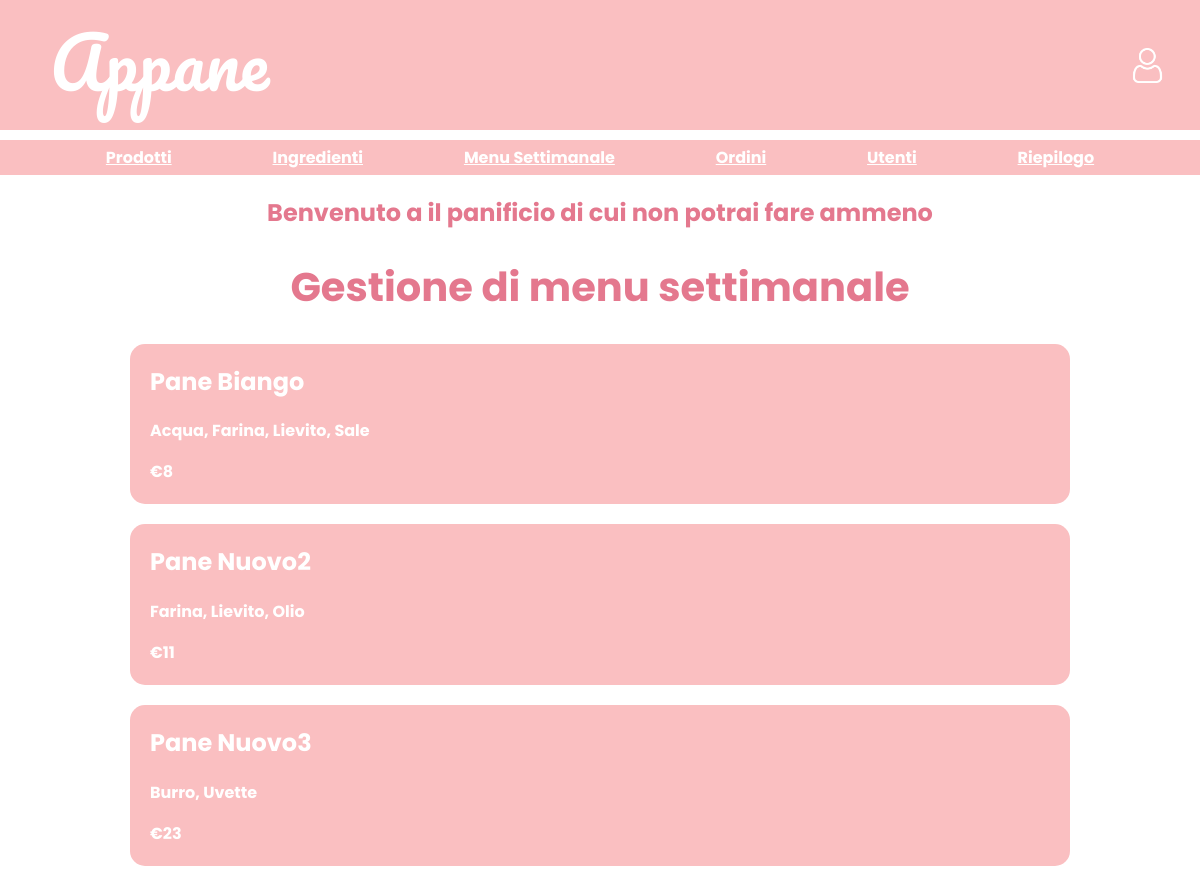
Before: /BACK/managementWeeklyMenu/managementWeeklyMenu.php with the older database file.
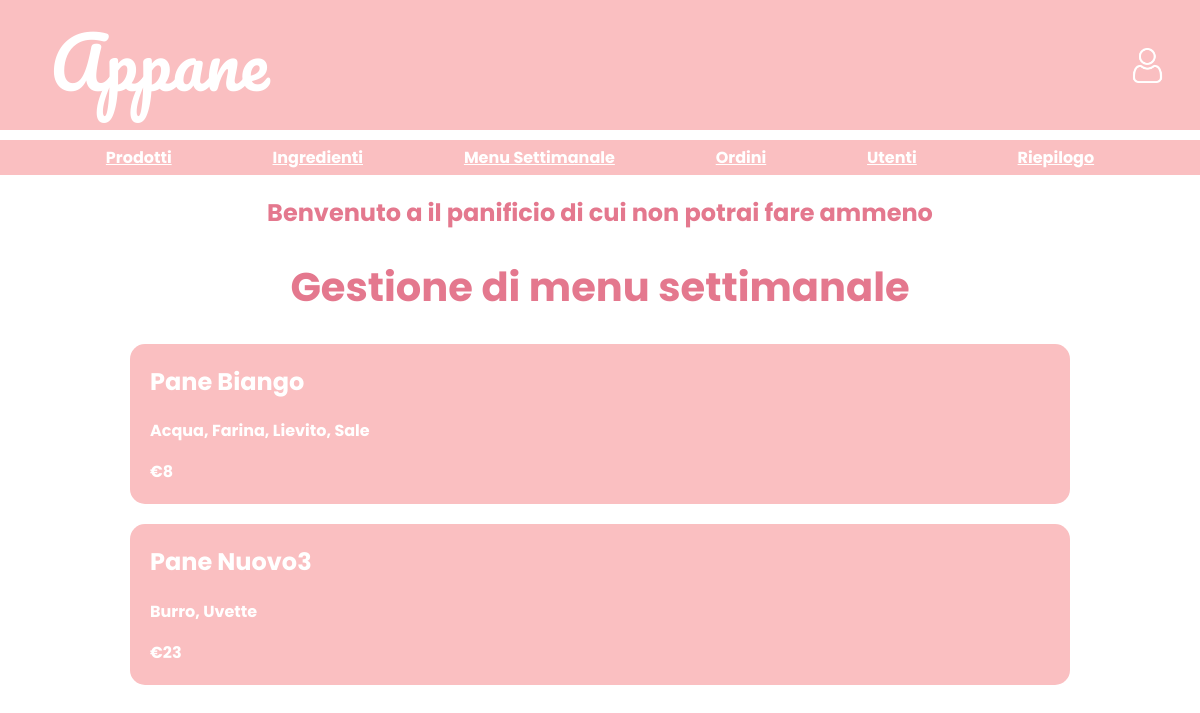
After: the same page with the newer database file.
### tables this page shows
CREATE TABLE `tmenu` (
  `idProdotto` int(11) DEFAULT NULL
);

CREATE TABLE `tprodotto` (
  `id` int(11) NOT NULL,
  `nome` varchar(255) NOT NULL,
  `prezzo` float NOT NULL
);

### BACK/managementWeeklyMenu/managementWeeklyMenu.php (the view, shortened to what this page needs)
<?php
require('../../includes/db.php');
include('../header.php');
function creaProd( $nome, $ingredienti, $prezzo)
{
    $string_ingredienti = implode(', ', $ingredienti);
    return "<div class='prodotto'>
                <div>
                    <h2>$nome</h2>
                </div>
                <p>$string_ingredienti</p>
                <p>€$prezzo</p>
            </div>";
}
?>
<!DOCTYPE html>
<html lang="it">
<head>
    <link rel="stylesheet" href="../../grafica/style.css?v=<?php echo time();?>">
</head>
<body>
    <div class="welcomeText">
        <h2>Benvenuto a il panificio di cui non potrai fare ammeno</h2>
    </div>
    <div class="main-content">
        <h1>Gestione di menu settimanale</h1>
        <div class="menu">
            <?php
            $sqlMenu = "SELECT idProdotto FROM tmenu";
            $resultMenu = $conn->query($sqlMenu);
            if ($resultMenu->num_rows > 0) {
                while($rowIdProd = $resultMenu->fetch_assoc()){
                    $stmtProd = $conn->prepare("SELECT nome, prezzo FROM tprodotto WHERE id = ?");
                    $stmtProd->bind_param("i", $rowIdProd["idProdotto"]);
                    $stmtProd->execute();
                    $resultProd = $stmtProd->get_result();
                    if($resultProd->num_rows===1){
                        $rowProd = $resultProd->fetch_assoc();
                        $stmtIng = $conn->prepare("SELECT idIngrediente FROM tricetta WHERE idProdotto = ?");
                        $stmtIng->bind_param("i", $rowIdProd["idProdotto"]);
                        $stmtIng->execute();
                        $resultI = $stmtIng->get_result();
                        $ingredienti = [];
                        while ($rowI = $resultI->fetch_assoc()) {
                            $stmt = $conn->prepare("SELECT nome FROM tingrediente WHERE id = ?");
                            $stmt->bind_param("i", $rowI['idIngrediente']);
                            $stmt->execute();
                            $result = $stmt->get_result();
                            if($result->num_rows===1){
                                $ingredienti[] = $result->fetch_assoc()["nome"];
                            }
                        }
                        sort($ingredienti);
                        echo creaProd( $rowProd["nome"], $ingredienti,  $rowProd["prezzo"]);
                    }
                }
            } else {
                echo '<p > Il menu settimanale non è stato ancora creato </p>
                    <button  class="create-btn" title="Crea menu settimanale"
                    onclick="openModal(\'modalCreateWeeklyMenu.php\')">CREARE MENU SETTIMANALE</button>';
            }
            ?>
        </div>
    </div>
</body>
</html>

Changed rows visible on the page:
removed tmenu: idProdotto.nome "Pane Nuovo2", string_ingredienti "Farina, Lievito, Olio", idProdotto.prezzo "11"
